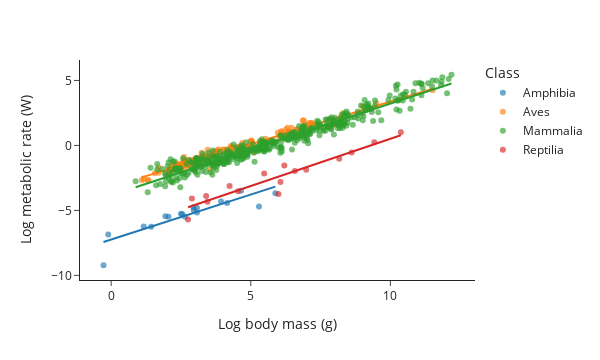

This figure's notebook cell:
### Markdown cell above
Plotly can visualize [regression lines](https://plotly.com/python/linear-fits/); the underlying regression is performed by `statsmodels`.

### Code cell
fig = px.scatter(
    data,
    x='Log body mass (g)', 
    y='Log metabolic rate (W)', 
    color='Class',
    opacity=0.65,
    trendline='ols',
    width=600
)
fig.show()

### Figure 1 — Plotly figure (JSON) as saved in the notebook; plotly's stock layout.template omitted (floating-point values rounded to 4 significant figures; data arrays with more than 128 entries replaced by an {"elided": "..."} marker saying what was removed)
{"data": [{"hovertemplate": "Class=Amphibia<br>Log body mass (g)=%{x}<br>Log metabolic rate (W)=%{y}<extra></extra>", "legendgroup": "Amphibia", "marker": {"color": "#1F77B4", "opacity": 0.65, "symbol": "circle"}, "mode": "markers", "name": "Amphibia", "orientation": "v", "showlegend": true, "type": "scatter", "x": [3.073, 2.955, 4.654, 1.942, -0.1054, 4.153, 3.936, 3.073, 2.054, 2.549, 1.166, 5.293, 5.881, 2.646, -0.2744, 1.435, 2.95, 2.501], "xaxis": "x", "y": [-4.793, -4.965, -3.497, -5.442, -6.859, -4.423, -4.313, -5.157, -5.482, -5.298, -6.235, -4.706, -3.677, -5.494, -9.22, -6.261, -4.759, -5.263], "yaxis": "y"}, {"hovertemplate": "<b>OLS trendline</b><br>Log metabolic rate (W) = 0.693325 * Log body mass (g) + -7.24594<br>R<sup>2</sup>=0.785841<br><br>Class=Amphibia<br>Log body mass (g)=%{x}<br>Log metabolic rate (W)=%{y} <b>(trend)</b><extra></extra>", "legendgroup": "Amphibia", "marker": {"color": "#1F77B4", "symbol": "circle"}, "mode": "lines", "name": "Amphibia", "showlegend": false, "type": "scatter", "x": [-0.2744, -0.1054, 1.166, 1.435, 1.942, 2.054, 2.501, 2.549, 2.646, 2.95, 2.955, 3.073, 3.073, 3.936, 4.153, 4.654, 5.293, 5.881], "xaxis": "x", "y": [-7.436, -7.319, -6.437, -6.251, -5.9, -5.822, -5.512, -5.478, -5.411, -5.201, -5.197, -5.116, -5.116, -4.517, -4.367, -4.019, -3.576, -3.169], "yaxis": "y"}, {"hovertemplate": "Class=Aves<br>Log body mass (g)=%{x}<br>Log metabolic rate (W)=%{y}<extra></extra>", "legendgroup": "Aves", "marker": {"color": "#FF7F0E", "opacity": 0.65, "symbol": "circle"}, "mode": "markers", "name": "Aves", "orientation": "v", "showlegend": true, "type": "scatter", "x": {"elided": "171 float values"}, "xaxis": "x", "y": {"elided": "171 float values"}, "yaxis": "y"}, {"hovertemplate": "<b>OLS trendline</b><br>Log metabolic rate (W) = 0.654877 * Log body mass (g) + -3.17491<br>R<sup>2</sup>=0.964576<br><br>Class=Aves<br>Log body mass (g)=%{x}<br>Log metabolic rate (W)=%{y} <b>(trend)</b><extra></extra>", "legendgroup": "Aves", "marker": {"color": "#FF7F0E", "symbol": "circle"}, "mode": "lines", "name": "Aves", "showlegend": false, "type": "scatter", "x": {"elided": "171 float values"}, "xaxis": "x", "y": {"elided": "171 float values"}, "yaxis": "y"}, {"hovertemplate": "Class=Mammalia<br>Log body mass (g)=%{x}<br>Log metabolic rate (W)=%{y}<extra></extra>", "legendgroup": "Mammalia", "marker": {"color": "#2CA02C", "opacity": 0.65, "symbol": "circle"}, "mode": "markers", "name": "Mammalia", "orientation": "v", "showlegend": true, "type": "scatter", "x": {"elided": "417 float values"}, "xaxis": "x", "y": {"elided": "417 float values"}, "yaxis": "y"}, {"hovertemplate": "<b>OLS trendline</b><br>Log metabolic rate (W) = 0.7061 * Log body mass (g) + -3.83559<br>R<sup>2</sup>=0.946893<br><br>Class=Mammalia<br>Log body mass (g)=%{x}<br>Log metabolic rate (W)=%{y} <b>(trend)</b><extra></extra>", "legendgroup": "Mammalia", "marker": {"color": "#2CA02C", "symbol": "circle"}, "mode": "lines", "name": "Mammalia", "showlegend": false, "type": "scatter", "x": {"elided": "417 float values"}, "xaxis": "x", "y": {"elided": "417 float values"}, "yaxis": "y"}, {"hovertemplate": "Class=Reptilia<br>Log body mass (g)=%{x}<br>Log metabolic rate (W)=%{y}<extra></extra>", "legendgroup": "Reptilia", "marker": {"color": "#D62728", "opacity": 0.65, "symbol": "circle"}, "mode": "markers", "name": "Reptilia", "orientation": "v", "showlegend": true, "type": "scatter", "x": [6.984, 6.064, 3.45, 8.17, 4.545, 4.241, 2.754, 9.423, 10.37, 3.401, 6.201, 2.89, 5.991, 6.579, 5.481, 8.613], "xaxis": "x", "y": [-1.871, -2.805, -4.328, -1.025, -3.523, -3.121, -5.693, 0.2359, 1.006, -3.882, -1.548, -4.075, -3.747, -1.961, -2.157, -0.5465], "yaxis": "y"}, {"hovertemplate": "<b>OLS trendline</b><br>Log metabolic rate (W) = 0.727196 * Log body mass (g) + -6.765<br>R<sup>2</sup>=0.902223<br><br>Class=Reptilia<br>Log body mass (g)=%{x}<br>Log metabolic rate (W)=%{y} <b>(trend)</b><extra></extra>", "legendgroup": "Reptilia", "marker": {"color": "#D62728", "symbol": "circle"}, "mode": "lines", "name": "Reptilia", "showlegend": false, "type": "scatter", "x": [2.754, 2.89, 3.401, 3.45, 4.241, 4.545, 5.481, 5.991, 6.064, 6.201, 6.579, 6.984, 8.17, 8.613, 9.423, 10.37], "xaxis": "x", "y": [-4.763, -4.663, -4.292, -4.256, -3.681, -3.46, -2.78, -2.408, -2.355, -2.256, -1.981, -1.686, -0.8241, -0.502, 0.08739, 0.7786], "yaxis": "y"}], "layout": {"height": 360, "legend": {"title": {"text": "Class"}, "tracegroupgap": 0}, "margin": {"t": 60}, "width": 600, "xaxis": {"anchor": "y", "autorange": true, "domain": [0, 1], "range": [-1.117, 13.03], "title": {"text": "Log body mass (g)"}, "type": "linear"}, "yaxis": {"anchor": "x", "autorange": true, "domain": [0, 1], "range": [-10.36, 6.573], "title": {"text": "Log metabolic rate (W)"}, "type": "linear"}}}
